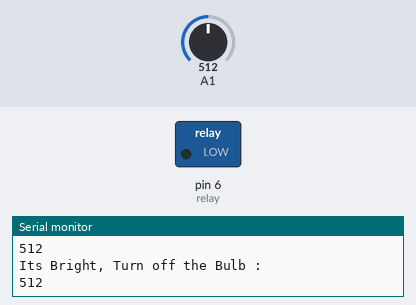
Simulated run of this sketch. Board: Arduino Uno, built with avr-gcc and run on an emulated ATmega328P. On the bench: switched loads named in the sketch (green lamp = pin HIGH), the last lines printed to the serial monitor. The test bench sets the inputs (shaded band); at power-on: A1 = 512.

Above: at 1.8 s.
1.9 s: A1 set to 419
3.4 s: A1 set to 382
At 4.7 s:
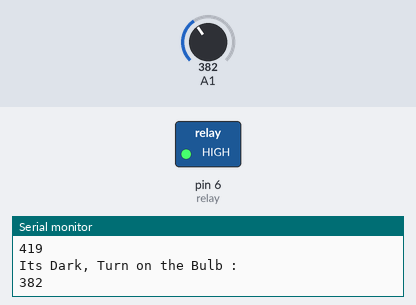
5.5 s: A1 set to 410
At 7.2 s:
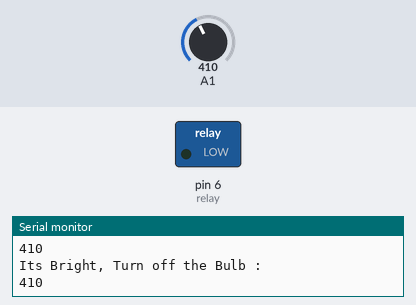
7.5 s: A1 set to 390
At 9.0 s:
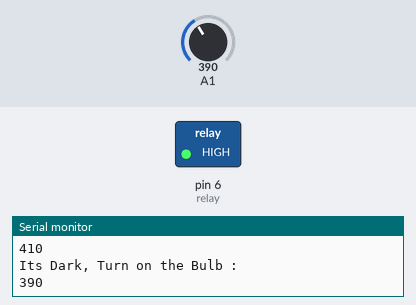
Timing chart, 0 to 10.5 s (numbered marks = the images above; inputs shaded):
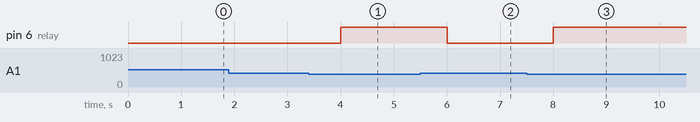

The sketch:

ldr1.ino
```cpp
int relay = 6;
int sensor = A1;
int sensorReadind = 0;
void setup()
{
  pinMode(relay, OUTPUT);
  pinMode(A1, INPUT);
  Serial.begin(9600);
}

void loop()
{
 int sensorReading = analogRead(A1);
  if (sensorReading<=400)
     {
       digitalWrite(relay, HIGH);
       Serial.println("Its Dark, Turn on the Bulb : \n");
       Serial.println(sensorReading);
       delay(1000);
  }
  else
  {
    digitalWrite(relay, LOW);
    Serial.println("Its Bright, Turn off the Bulb : \n");
    Serial.println(sensorReading);
    delay(1000);
  }
}
```

Measured:
- the behaviour switches between 401 and 400 on A1 (found by bisection; images 0 and 1)
- after the input at 3.4 s, pin 6 (relay): LOW → HIGH after 0.60 s
- after the input at 5.5 s, pin 6 (relay): HIGH → LOW after 0.50 s
- after the input at 7.5 s, pin 6 (relay): LOW → HIGH after 0.50 s
